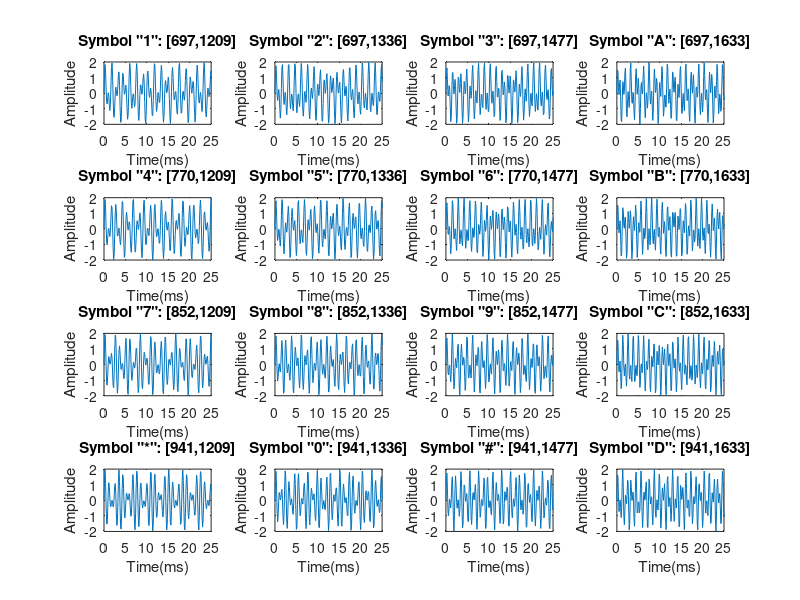

MATLAB code for this plot:
%%%%%coder part
key = {'1','2','3','A','4','5','6','B','7','8','9','C','*','0','#','D'};   %%%%keys on the keypad
lfg = [697 770 852 941];                                                   % Low frequency group
hfg = [1209 1336 1477 1633];                                               % High frequency group
f = [];
for c=1:4
for r=1:4
f = [ f [lfg(c);hfg(r)] ];                                                 %%set of two frequencies
end
end
Fs = 8000;                                                                 %%sampling rate
N = 800;                                                                   %%%sample size
t = (0:N-1)/Fs;
Ts = 1/Fs;
freq=-(1*Fs)/2:Fs/N:(N-1)*Fs/(2*N);
pit = 2*pi*t;
tones = zeros(N,size(f,2));
for i=1:16
% Generate tone
tones(:,i) = sum(sin(f(:,i)*pit))';                                        %%%%generating sinusoidal signals
subplot(4,4,i);
plot(t*1e3,tones(:,i));
title(['Symbol "', key{i},'": [',num2str(f(1,i)),',',num2str(f(2,i)),']'])
set(gca, 'Xlim', [0 25]);
ylabel('Amplitude');
xlabel('Time(ms)');
end
